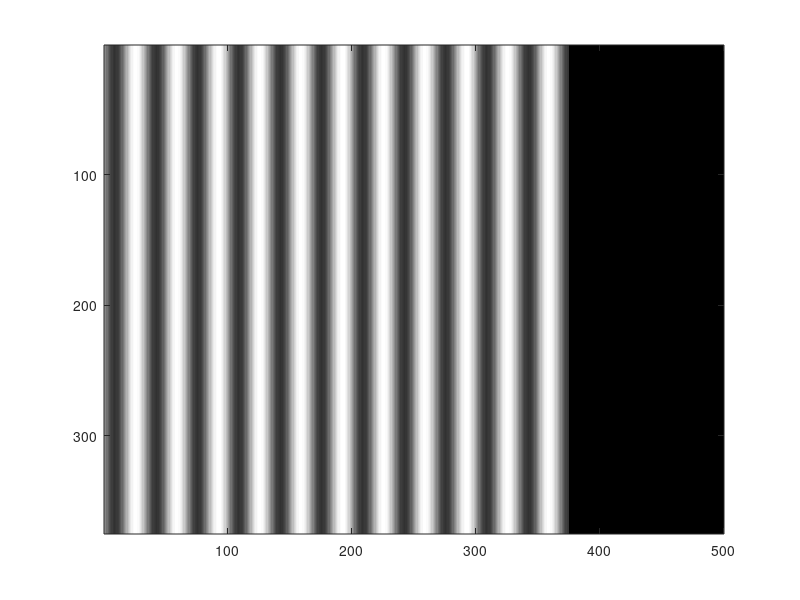

Source code (MATLAB): (Note: this script raises an error after producing the figure.)
%% make grating yourself 

%make stims 

stim = single(zeros(375,500)); %grey

wDeg = 1;  %size of image (in degrees)
nPix = 500;  %resolution of image (pixels);

[x,y] = meshgrid(linspace(-wDeg/2,wDeg/2,nPix+1));
x = x(1:end-1,1:end-1);
y = y(1:end-1,1:end-1);

orientation = 90;  %deg (counter-clockwise from horizontal)
sf = 5; %spatial frequency (cycles/deg)

ramp = sin(orientation*pi/180)*x-cos(orientation*pi/180)*y;

grating = single(4*mat2gray(sin(2*pi*sf*ramp)))+1;
imagesc(grating);

img = stim;
img(:,:)=grating(1:375,1:500)-2;
imagesc(img)
colormap(gray)
%img = single(img); 
save('\\zserver.cortexlab.net\Data\pregenerated_textures\JulieF\choiceWorld_7Stims\img2.mat', 'img')

imwrite(img, '\\zserver.cortexlab.net\Data\pregenerated_textures\JulieF\choiceWorld_7Stims\img2.jpeg', 'JPEG')
img2=img;
img = stim;
img(1:125,:)=grating(1:125,:);
imagesc(img)
colormap(gray)
save('\\zserver.cortexlab.net\Data\pregenerated_textures\JulieF\choiceWorld_7Stims\img3.mat', 'img')

img = stim;
img(125:250,:)=grating(125:250,:);
imagesc(img)
save('\\zserver.cortexlab.net\Data\pregenerated_textures\JulieF\choiceWorld_7Stims\img4.mat', 'img')

img = stim;
img(250:end,:)=grating(250:375,:);
imagesc(img)
save('\\zserver.cortexlab.net\Data\pregenerated_textures\JulieF\choiceWorld_7Stims\img5.mat', 'img')

%imread(\\zserver.cortexlab.net\Data\pregenerated_textures\JulieF\choiceWorld_7Stims\img6.jpeg')
sf = 15; %spatial frequency (cycles/deg)

ramp = sin(orientation*pi/180)*x-cos(orientation*pi/180)*y;

grating = single(4 * mat2gray(sin(2*pi*sf*ramp)))+1;
imagesc(grating);


img = stim;
img(:,:)=grating(1:375,1:500)-2;
imagesc(img)
colormap(gray)
save('\\zserver.cortexlab.net\Data\pregenerated_textures\JulieF\choiceWorld_7Stims\img1.mat', 'img')
imwrite(img, '\\zserver.cortexlab.net\Data\pregenerated_textures\JulieF\choiceWorld_7Stims\img1.jpeg', 'JPEG')



img1= imread('\\zserver.cortexlab.net\Data\pregenerated_textures\JulieF\choiceWorld_7Stims\img1.jpeg');
size(img1)
img = img1(:,:);
img(268:801,:) = 127; %gray background
imwrite(img, '\\zserver.cortexlab.net\Data\pregenerated_textures\JulieF\choiceWorld_7Stims\img3.jpeg', 'JPEG')

img = stim;
img(1:125,:)=grating(1:125,:);
imagesc(img)
colormap(gray)
save('\\zserver.cortexlab.net\Data\pregenerated_textures\JulieF\choiceWorld_7Stims\img3.mat', 'img')

img = stim;
img(125:250,:)=grating(125:250,:);
imagesc(img)
save('\\zserver.cortexlab.net\Data\pregenerated_textures\JulieF\choiceWorld_7Stims\img4.mat', 'img')

img = stim;
img(250:end,:)=grating(250:375,:);
imagesc(img)
save('\\zserver.cortexlab.net\Data\pregenerated_textures\JulieF\choiceWorld_7Stims\img5.mat', 'img')



img = stim;
img(:,1:375)=grating(1:375,1:375);
imagesc(img)
colormap(gray)
save('\\zserver.cortexlab.net\Data\pregenerated_textures\JulieF\locationsGratings\img4.mat', 'img')

img = stim;
img(:,375:750)=grating(1:375,375:750);
imagesc(img)
save('\\zserver.cortexlab.net\Data\pregenerated_textures\JulieF\locationsGratings\img5.mat', 'img')

img = stim;
img(:,750:end)=grating(1:375,750:end);
imagesc(img)
save('\\zserver.cortexlab.net\Data\pregenerated_textures\JulieF\locationsGratings\img6.mat', 'img')

%% from screen shot (the lazy way) 
img1= imread('\\zserver.cortexlab.net\Data\pregenerated_textures\JulieF\choiceWorld_7Stims\img1.jpeg'); %fullscreen grating 
size(img1)
img = img1(:,:);
img(1:267,:) = img1(268:534,:);
img(268:801,:) = 127; %gray background on middle and bottom
imwrite(img, '\\zserver.cortexlab.net\Data\pregenerated_textures\JulieF\choiceWorld_7Stims\img2.jpeg', 'JPEG')

img = img1(:,:);
img(534:800,:) = img1(268:534,:);
img(1:534,:) = 127; %gray background on top and middle
imwrite(img, '\\zserver.cortexlab.net\Data\pregenerated_textures\JulieF\choiceWorld_7Stims\img3.jpeg', 'JPEG')

img = img1(:,:);
img([1:268 534:801],:) = 127; %gray background on top and bottom
imwrite(img, '\\zserver.cortexlab.net\Data\pregenerated_textures\JulieF\choiceWorld_7Stims\img4.jpeg', 'JPEG')

img1= imread('\\zserver.cortexlab.net\Data\pregenerated_textures\JulieF\choiceWorld_7Stims\img1.jpeg'); %fullscreen grating 
size(img1)
img = img1(:,:);
img(1:267,:) = img1(268:534,:);
img(268:801,:) = 127; %gray background on middle and bottom
imwrite(img, '\\zserver.cortexlab.net\Data\pregenerated_textures\JulieF\choiceWorld_7Stims\img2.jpeg', 'JPEG')
